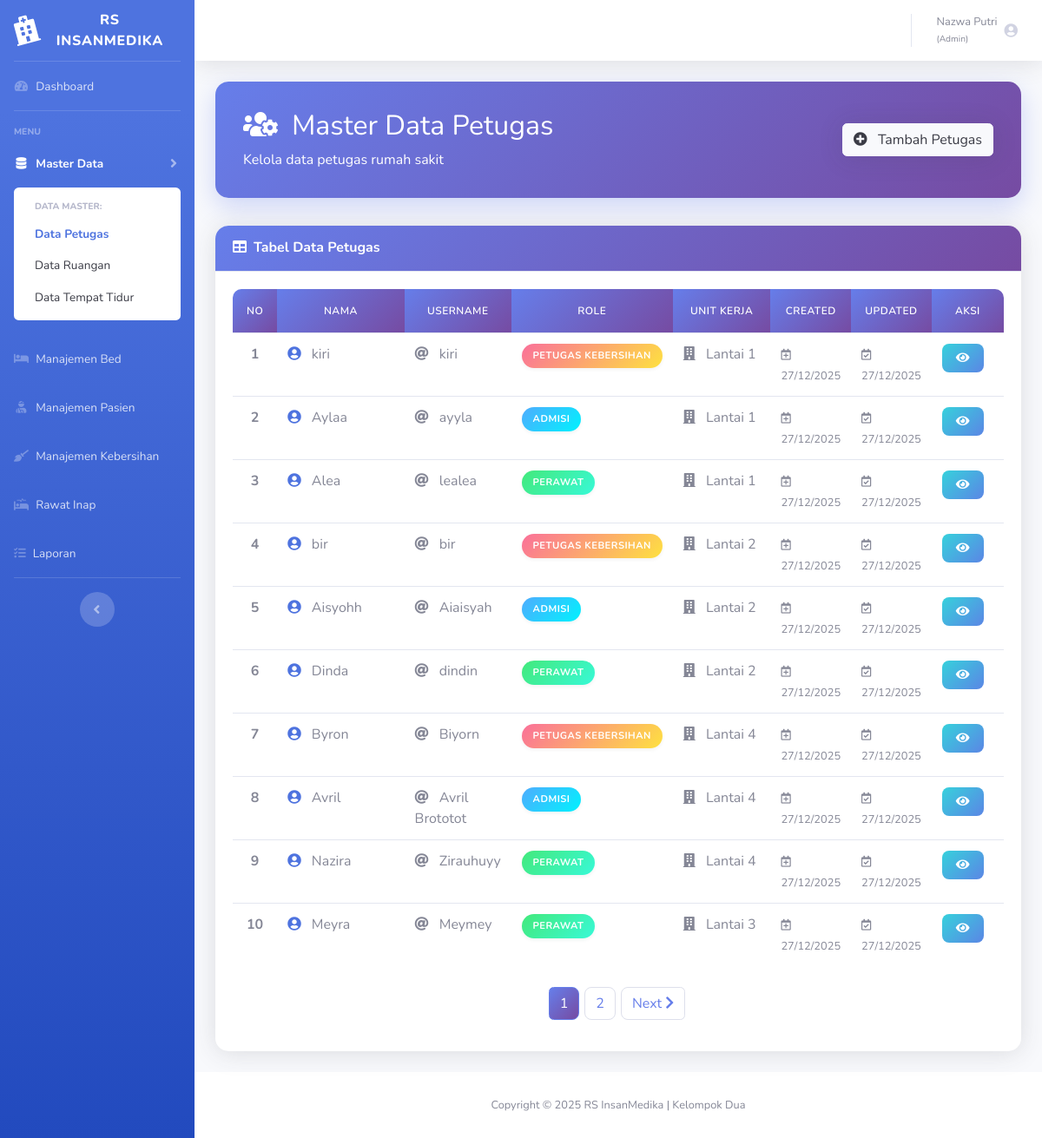
Screenshot of /rumahsakit/petugas/select.php (signed in) with the database file from the repository.
### tables this page shows
CREATE TABLE `t_petugas` (
  `f_idpetugas` int(11) NOT NULL,
  `f_nama` varchar(150) NOT NULL,
  `f_username` varchar(150) NOT NULL,
  `f_password` varchar(150) NOT NULL,
  `f_role` enum('Admin','Admisi','Perawat','Petugas Kebersihan') NOT NULL,
  `f_unitkerja` varchar(150) NOT NULL,
  `f_created` datetime NOT NULL,
  `f_updated` datetime NOT NULL
);

### rumahsakit/dbcontroller.php (called while the page is built, shortened)
<?php
class dbcontroller
{
    private $host = '127.0.0.1';
    private $user = 'root';
    private $password = '';
    private $database = 'rumahsakit';
    private $koneksi;
    public function __construct()
    {
        $this->koneksi = $this->koneksiDB();
    }
    private function koneksiDB()
    {
        return mysqli_connect($this->host, $this->user, $this->password, $this->database);
    }
    public function getALL($sql)
    {
        $result = mysqli_query($this->koneksi, $sql);
        $data = [];
        if ($result) {
            while ($row = mysqli_fetch_assoc($result)) {
                $data[] = $row;
            }
        }
        return $data;
    }
    public function rowCOUNT($sql)
    {
        $result = mysqli_query($this->koneksi, $sql);
        return $result ? mysqli_num_rows($result) : 0;
    }
}

### rumahsakit/petugas/select.php (the view, shortened to what this page needs)
<?php
require_once "../dbcontroller.php";
$db = new dbcontroller();
$jumlahdata = $db->rowCOUNT("SELECT f_idpetugas FROM t_petugas");
$banyak = 10;
$halaman = ceil($jumlahdata / $banyak);
$p = isset($_GET['p']) ? (int)$_GET['p'] : 1;
$mulai = ($p - 1) * $banyak;
$sql = "SELECT f_idpetugas, f_nama, f_username, f_role, f_unitkerja, f_created, f_updated
        FROM t_petugas
        ORDER BY f_idpetugas DESC
        LIMIT $mulai, $banyak";
$row = $db->getALL($sql);
$no = 1 + $mulai;
?>
<!DOCTYPE html>
<html lang="en">
<head>
    <link href="../vendor/fontawesome-free/css/all.min.css" rel="stylesheet" type="text/css">
    <link href="../css/sb-admin-2.min.css" rel="stylesheet">
</head>
<body id="page-top">
    <div id="wrapper">
        <?php include '../sidebar.php'; ?>
        <div id="content-wrapper" class="d-flex flex-column">
            <div id="content">
                <?php include '../topbar.php'; ?>
                <div class="container-fluid">
                    <div class="page-header">
                        <div class="d-flex align-items-center justify-content-between">
                            <div>
                                <h1 class="h2 mb-2"><i class="fas fa-users-cog mr-3"></i>Master Data Petugas</h1>
                                <p class="mb-0 opacity-75">Kelola data petugas rumah sakit</p>
                            </div>
                            <a href="insert.php" class="btn btn-light btn-md shadow">
                                <i class="fas fa-plus-circle mr-2"></i> Tambah Petugas
                            </a>
                        </div>
                    </div>
                    <div class="card shadow mb-4">
                        <div class="card-header py-3">
                            <h6 class="m-0 font-weight-bold text-white">
                                <i class="fas fa-table mr-2"></i>Tabel Data Petugas
                            </h6>
                        </div>
                        <div class="card-body">
                            <div class="table-responsive">
                                <table class="table table-hover" id="dataTable" width="100%" cellspacing="0">
                                    <thead>
                                        <tr class="text-center">
                                            <th style="width: 5%;">No</th>
                                            <th style="width: 20%;">Nama</th>
                                            <th style="width: 15%;">Username</th>
                                            <th style="width: 15%;">Role</th>
                                            <th style="width: 15%;">Unit Kerja</th>
                                            <th style="width: 10%;">Created</th>
                                            <th style="width: 10%;">Updated</th>
                                            <th style="width: 10%;">Aksi</th>
                                        </tr>
                                    </thead>
                                    <tbody>
                                        <?php foreach ($row as $r) {
                                            $badge_class = 'badge-admin';
                                            if ($r['f_role'] == 'Admisi') $badge_class = 'badge-admisi';
                                            elseif ($r['f_role'] == 'Perawat') $badge_class = 'badge-perawat';
                                            elseif ($r['f_role'] == 'Petugas Kebersihan') $badge_class = 'badge-kebersihan';
                                        ?>
                                            <tr>
                                                <td class="text-center font-weight-bold"><?= $no++ ?></td>
                                                <td>
                                                    <i class="fas fa-user-circle mr-2 text-primary"></i>
                                                    <?= htmlspecialchars($r['f_nama']) ?>
                                                </td>
                                                <td>
                                                    <i class="fas fa-at mr-2 text-muted"></i>
                                                    <?= htmlspecialchars($r['f_username']) ?>
                                                </td>
                                                <td>
                                                    <span class="badge-role <?= $badge_class ?>">
                                                        <?= htmlspecialchars($r['f_role']) ?>
                                                    </span>
                                                </td>
                                                <td>
                                                    <i class="fas fa-building mr-2 text-muted"></i>
                                                    <?= htmlspecialchars($r['f_unitkerja']) ?: '-' ?>
                                                </td>
                                                <td>
                                                    <small class="text-muted">
                                                        <i class="far fa-calendar-plus mr-1"></i>
                                                        <?= date('d/m/Y', strtotime($r['f_created'])) ?>
                                                    </small>
                                                </td>
                                                <td>
                                                    <small class="text-muted">
                                                        <i class="far fa-calendar-check mr-1"></i>
                                                        <?= date('d/m/Y', strtotime($r['f_updated'])) ?>
                                                    </small>
                                                </td>
                                                <td>
                                                    <a href="detail.php?id=<?= $r['f_idpetugas']; ?>"
                                                       class="btn btn-info btn-sm"
                                                       data-toggle="tooltip"
                                                       title="Lihat Detail">
                                                        <i class="fas fa-eye"></i>
                                                    </a>
                                                </td>
                                            </tr>
                                        <?php } ?>
                                    </tbody>
                                </table>
                                <nav aria-label="Page navigation" class="mt-4">
                                    <ul class="pagination justify-content-center">
                                        <?php for ($i = 1; $i <= $halaman; $i++): ?>
                                            <li class="page-item <?= ($p == $i ? 'active' : '') ?>">
                                                <a class="page-link" href="?p=<?= $i ?>"><?= $i ?></a>
                                            </li>
                                        <?php endfor; ?>
                                        <?php if ($p < $halaman): ?>
                                            <li class="page-item">
                                                <a class="page-link" href="?p=<?= $p + 1 ?>">
                                                    Next <i class="fas fa-chevron-right"></i>
                                                </a>
                                            </li>
                                        <?php endif; ?>
                                    </ul>
                                </nav>
                            </div>
                        </div>
                    </div>
                </div>
            </div>
            <footer class="sticky-footer bg-white">
                <div class="container my-auto">
                    <div class="copyright text-center my-auto">
                        <span>Copyright &copy; 2025 RS InsanMedika | Kelompok Dua</span>
                    </div>
                </div>
            </footer>
        </div>
    </div>
</body>
</html>

### rumahsakit/petugas/select.php (style rules this page uses)
.card { border: none; border-radius: 15px; box-shadow: 0 0.15rem 1.75rem 0 rgba(58, 59, 69, 0.15); transition: all 0.3s ease; }
.card-header { background: linear-gradient(135deg, #667eea 0%, #764ba2 100%); border-radius: 15px 15px 0 0 !important; padding: 1.25rem; }
.table thead th { background: linear-gradient(135deg, #667eea 0%, #764ba2 100%); color: white; font-weight: 600; text-transform: uppercase; font-size: 0.75rem; letter-spacing: 0.5px; border: none; padding: 1rem; }
.table tbody tr { transition: all 0.3s ease; }
.btn-info { background: linear-gradient(135deg, #36d1dc 0%, #5b86e5 100%); border: none; border-radius: 8px; padding: 0.4rem 1rem; transition: all 0.3s ease; }
.page-item.active .page-link { background: linear-gradient(135deg, #667eea 0%, #764ba2 100%); border-color: #667eea; }
.page-link { color: #667eea; border-radius: 8px; margin: 0 3px; transition: all 0.3s ease; }
.badge-role { padding: 0.35rem 0.8rem; border-radius: 50px; font-weight: 700; font-size: 0.7rem; text-transform: uppercase; letter-spacing: 0.5px; display: inline-block; white-space: nowrap; box-shadow: 0 2px 4px rgba(0,0,0,0.05); }
.badge-admisi { background: linear-gradient(135deg, #4facfe 0%, #00f2fe 100%); color: white; }
.badge-perawat { background: linear-gradient(135deg, #43e97b 0%, #38f9d7 100%); color: white; }
.badge-kebersihan { background: linear-gradient(135deg, #fa709a 0%, #fee140 100%); color: white; }
.table-responsive { border-radius: 10px; overflow: hidden; }
.page-header { background: linear-gradient(135deg, #667eea 0%, #764ba2 100%); color: white; padding: 2rem; border-radius: 15px; margin-bottom: 2rem; box-shadow: 0 10px 30px rgba(102, 126, 234, 0.3); }

### rows the page displays
t_petugas: f_nama "kiri", f_username "kiri", f_role "PETUGAS KEBERSIHAN", f_unitkerja "Lantai 1", f_created "27/12/2025", f_updated "27/12/2025"
t_petugas: f_nama "Aylaa", f_username "ayyla", f_role "ADMISI", f_unitkerja "Lantai 1", f_created "27/12/2025", f_updated "27/12/2025"
t_petugas: f_nama "Alea", f_username "lealea", f_role "PERAWAT", f_unitkerja "Lantai 1", f_created "27/12/2025", f_updated "27/12/2025"
t_petugas: f_nama "bir", f_username "bir", f_role "PETUGAS KEBERSIHAN", f_unitkerja "Lantai 2", f_created "27/12/2025", f_updated "27/12/2025"
t_petugas: f_nama "Aisyohh", f_username "Aiaisyah", f_role "ADMISI", f_unitkerja "Lantai 2", f_created "27/12/2025", f_updated "27/12/2025"
t_petugas: f_nama "Dinda", f_username "dindin", f_role "PERAWAT", f_unitkerja "Lantai 2", f_created "27/12/2025", f_updated "27/12/2025"
t_petugas: f_nama "Byron", f_username "Biyorn", f_role "PETUGAS KEBERSIHAN", f_unitkerja "Lantai 4", f_created "27/12/2025", f_updated "27/12/2025"
t_petugas: f_nama "Avril", f_username "Avril Brototot", f_role "ADMISI", f_unitkerja "Lantai 4", f_created "27/12/2025", f_updated "27/12/2025"
t_petugas: f_nama "Nazira", f_username "Zirauhuyy", f_role "PERAWAT", f_unitkerja "Lantai 4", f_created "27/12/2025", f_updated "27/12/2025"
t_petugas: f_nama "Meyra", f_username "Meymey", f_role "PERAWAT", f_unitkerja "Lantai 3", f_created "27/12/2025", f_updated "27/12/2025"

### other values shown
$nama_petugas "Nazwa Putri"
$role_petugas "Admin"
